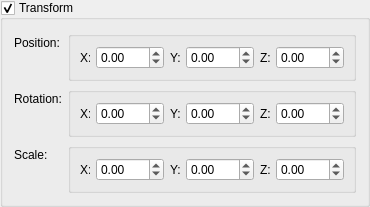
            <widget class="QGroupBox" name="TransformBox">
             <property name="sizePolicy">
              <sizepolicy hsizetype="Preferred" vsizetype="Preferred">
               <horstretch>0</horstretch>
               <verstretch>0</verstretch>
              </sizepolicy>
             </property>
             <property name="title">
              <string>Transform</string>
             </property>
             <property name="checkable">
              <bool>true</bool>
             </property>
             <layout class="QFormLayout" name="formLayout_3">
              <item row="0" column="0">
               <widget class="QLabel" name="label_11">
                <property name="maximumSize">
                 <size>
                  <width>50</width>
                  <height>16777215</height>
                 </size>
                </property>
                <property name="text">
                 <string>Position:</string>
                </property>
               </widget>
              </item>
              <item row="0" column="1">
               <widget class="QGroupBox" name="groupBox_5">
                <property name="sizePolicy">
                 <sizepolicy hsizetype="Preferred" vsizetype="Preferred">
                  <horstretch>0</horstretch>
                  <verstretch>0</verstretch>
                 </sizepolicy>
                </property>
                <property name="minimumSize">
                 <size>
                  <width>0</width>
                  <height>0</height>
                 </size>
                </property>
                <property name="maximumSize">
                 <size>
                  <width>16777215</width>
                  <height>200</height>
                 </size>
                </property>
                <property name="title">
                 <string/>
                </property>
                <layout class="QGridLayout" name="gridLayout_3">
                 <item row="0" column="4">
                  <widget class="QLabel" name="PositionZ">
                   <property name="maximumSize">
                    <size>
                     <width>10</width>
                     <height>16777215</height>
                    </size>
                   </property>
                   <property name="text">
                    <string>Z:</string>
                   </property>
                  </widget>
                 </item>
                 <item row="0" column="1">
                  <widget class="QDoubleSpinBox" name="PosZSpin">
                   <property name="minimum">
                    <double>-999.000000000000000</double>
                   </property>
                   <property name="maximum">
                    <double>999.000000000000000</double>
                   </property>
                  </widget>
                 </item>
                 <item row="0" column="0">
                  <widget class="QLabel" name="PositionY">
                   <property name="maximumSize">
                    <size>
                     <width>10</width>
                     <height>16777215</height>
                    </size>
                   </property>
                   <property name="text">
                    <string>X:</string>
                   </property>
                  </widget>
                 </item>
                 <item row="0" column="5">
                  <widget class="QDoubleSpinBox" name="PosXSpin">
                   <property name="minimum">
                    <double>-999.000000000000000</double>
                   </property>
                   <property name="maximum">
                    <double>999.000000000000000</double>
                   </property>
                  </widget>
                 </item>
                 <item row="0" column="3">
                  <widget class="QDoubleSpinBox" name="PosYSpin">
                   <property name="minimum">
                    <double>-999.000000000000000</double>
                   </property>
                   <property name="maximum">
                    <double>999.000000000000000</double>
                   </property>
                  </widget>
                 </item>
                 <item row="0" column="2">
                  <widget class="QLabel" name="label_12">
                   <property name="maximumSize">
                    <size>
                     <width>10</width>
                     <height>16777215</height>
                    </size>
                   </property>
                   <property name="text">
                    <string>Y:</string>
                   </property>
                  </widget>
                 </item>
                </layout>
               </widget>
              </item>
              <item row="1" column="0">
               <widget class="QLabel" name="label_13">
                <property name="text">
                 <string>Rotation:</string>
                </property>
               </widget>
              </item>
              <item row="1" column="1">
               <widget class="QGroupBox" name="groupBox_6">
                <property name="title">
                 <string/>
                </property>
                <layout class="QGridLayout" name="gridLayout_4">
                 <item row="1" column="5">
                  <widget class="QLabel" name="RotationZ">
                   <property name="maximumSize">
                    <size>
                     <width>10</width>
                     <height>16777215</height>
                    </size>
                   </property>
                   <property name="text">
                    <string>Z:</string>
                   </property>
                  </widget>
                 </item>
                 <item row="1" column="6">
                  <widget class="QDoubleSpinBox" name="RotationZSpin">
                   <property name="minimum">
                    <double>-999.000000000000000</double>
                   </property>
                   <property name="maximum">
                    <double>999.000000000000000</double>
                   </property>
                  </widget>
                 </item>
                 <item row="1" column="0">
                  <widget class="QLabel" name="RotationX">
                   <property name="maximumSize">
                    <size>
                     <width>10</width>
                     <height>16777215</height>
                    </size>
                   </property>
                   <property name="text">
                    <string>X:</string>
                   </property>
                  </widget>
                 </item>
                 <item row="1" column="4">
                  <widget class="QDoubleSpinBox" name="RotationYSpin">
                   <property name="minimum">
                    <double>-999.000000000000000</double>
                   </property>
                   <property name="maximum">
                    <double>999.000000000000000</double>
                   </property>
                  </widget>
                 </item>
                 <item row="1" column="3">
                  <widget class="QLabel" name="RotationY">
                   <property name="maximumSize">
                    <size>
                     <width>10</width>
                     <height>16777215</height>
                    </size>
                   </property>
                   <property name="text">
                    <string>Y:</string>
                   </property>
                  </widget>
                 </item>
                 <item row="1" column="1">
                  <widget class="QDoubleSpinBox" name="RotationXSpin">
                   <property name="minimum">
                    <double>-999.000000000000000</double>
                   </property>
                   <property name="maximum">
                    <double>999.000000000000000</double>
                   </property>
                  </widget>
                 </item>
                </layout>
               </widget>
              </item>
              <item row="2" column="0">
               <widget class="QLabel" name="label_14">
                <property name="text">
                 <string>Scale:</string>
                </property>
               </widget>
              </item>
              <item row="2" column="1">
               <widget class="QGroupBox" name="groupScale">
                <property name="maximumSize">
                 <size>
                  <width>16777215</width>
                  <height>120</height>
                 </size>
                </property>
                <property name="title">
                 <string/>
                </property>
                <layout class="QGridLayout" name="gridLayout_6">
                 <item row="0" column="3">
                  <widget class="QDoubleSpinBox" name="ScaleYSpin">
                   <property name="minimum">
                    <double>-999.000000000000000</double>
                   </property>
                   <property name="maximum">
                    <double>999.000000000000000</double>
                   </property>
                  </widget>
                 </item>
                 <item row="0" column="1">
                  <widget class="QDoubleSpinBox" name="ScaleXSpin">
                   <property name="minimum">
                    <double>-999.000000000000000</double>
                   </property>
                   <property name="maximum">
                    <double>999.000000000000000</double>
                   </property>
                  </widget>
                 </item>
                 <item row="0" column="0">
                  <widget class="QLabel" name="ScaleX">
                   <property name="maximumSize">
                    <size>
                     <width>10</width>
                     <height>16777215</height>
                    </size>
                   </property>
                   <property name="text">
                    <string>X:</string>
                   </property>
                  </widget>
                 </item>
                 <item row="0" column="4">
                  <widget class="QLabel" name="ScaleZ">
                   <property name="maximumSize">
                    <size>
                     <width>10</width>
                     <height>16777215</height>
                    </size>
                   </property>
                   <property name="text">
                    <string>Z:</string>
                   </property>
                  </widget>
                 </item>
                 <item row="0" column="2">
                  <widget class="QLabel" name="ScaleY">
                   <property name="maximumSize">
                    <size>
                     <width>10</width>
                     <height>16777215</height>
                    </size>
                   </property>
                   <property name="text">
                    <string>Y:</string>
                   </property>
                  </widget>
                 </item>
                 <item row="0" column="5">
                  <widget class="QDoubleSpinBox" name="ScaleZSpin">
                   <property name="minimum">
                    <double>-999.000000000000000</double>
                   </property>
                   <property name="maximum">
                    <double>999.000000000000000</double>
                   </property>
                  </widget>
                 </item>
                </layout>
               </widget>
              </item>
             </layout>
            </widget>
